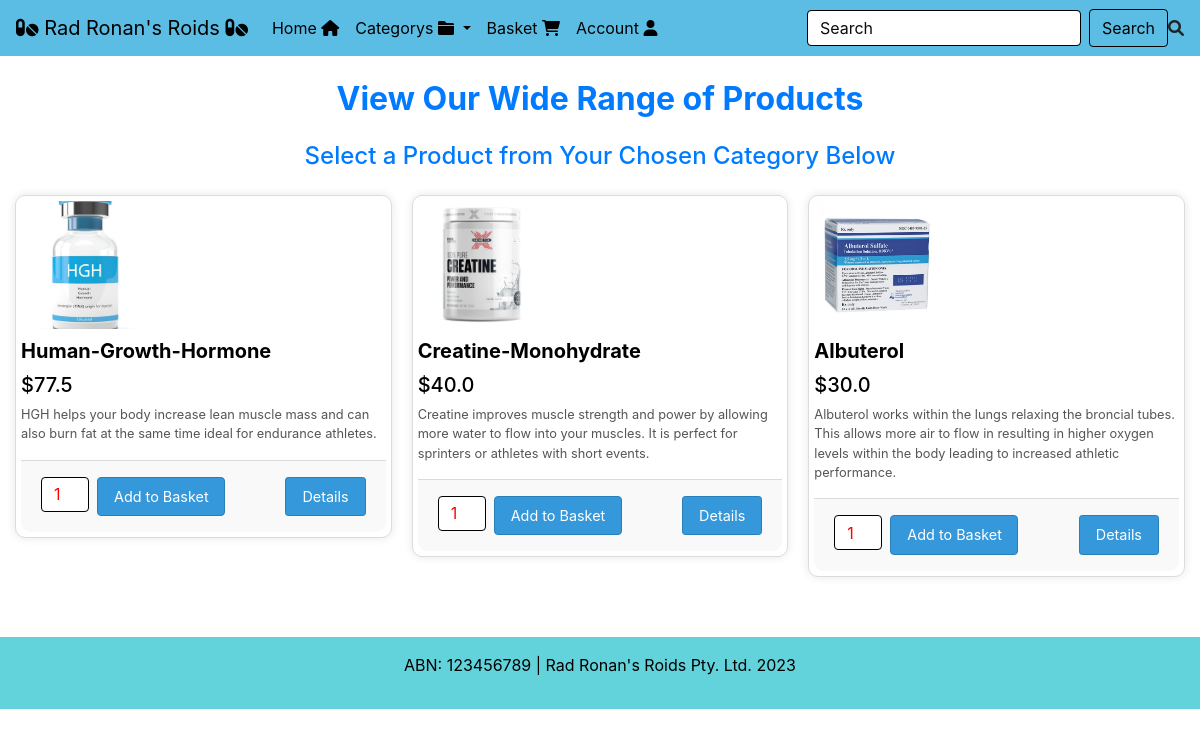
The app's page /products/2 with its own data.
### webapp/mymodels.py (models this page shows, shortened)
class Product(db.Model):
    __tablename__ = "Product"
    id = db.Column(db.Integer, primary_key=True)
    name = db.Column(db.String(100), nullable=False)
    price = db.Column(db.Float, nullable=False)
    description = db.Column(db.String(255))
    image = db.Column(db.String(60), nullable=False, default="defaultcity.jpg")
    quantity = db.Column(db.Integer, nullable=False, default=1)
    itemdetails = db.Column(db.String(255))
    category_id = db.Column(db.Integer, db.ForeignKey("Category.id"), nullable=False)
    category = db.relationship("Category", back_populates="products")

### webapp/views.py (the view)
@main_bp.route("/products/<int:categoryid>")
def categoryproducts(categoryid):
    Products = Product.query.filter(Product.category_id == categoryid).all()
    return render_template("categoryproducts.html", Products=Products)

### webapp/templates/categoryproducts.html (shortened to what this page needs)
{% extends 'base.html' %} {% block main %}
<section>
  <div style="margin-top: 5rem" class="text-dark text-center">
    <div>
      <p class="h2 font-weight-bold text-primary mb-4">
        View Our Wide Range of Products
      </p>
      <p class="h4 text-primary mb-4">
        Select a Product from Your Chosen Category Below
      </p>
    </div>
  </div>
  <div class="card-columns">
    {% for product in Products %}
    <div class="card custom-card">
      <img
        class="samesizeimg"
        src="{{ url_for('static', filename= product.image) }}"
        alt="Card image"
      />
      <h4 class="card-title">{{ product.name }}</h4>
      <h5>${{product.price}}</h5>
      <p class="card-text">{{ product.description }}</p>
      <div class="card-footer py-3">
        <div class="row">
          <div class="col-12 col-md-6 mb-2 mb-md-0">
            <form
              class="d-flex"
              action="{{ url_for('main.order') }}"
              method="POST"
            >
              <input
                type="number"
                class="form-control mr-2"
                name="quantity"
                value="1"
                min="1"
                max="20"
                style="width: 3rem"
              />
              <input
                type="submit"
                class="btn btn-md btn-primary"
                value="Add to Basket"
                style="width: 8rem"
              />
            </form>
          </div>
          <div class="col-12 col-md-6 text-md-right mt-2 mt-md-0">
            <a
              href="{{ url_for('main.itemdetailspage', product_id=product.id) }}"
              class="btn btn-sm btn-primary"
              >Details</a
            >
          </div>
        </div>
      </div>
    </div>
    {% endfor %}
  </div>
</section>
{% endblock %}

### webapp/static/products.css (style rules this page uses)
.form-control::placeholder { color: rgb(10, 12, 13); }
.form-control { border-color: rgb(103, 202, 227); color: rgb(78, 231, 255); }
.form-control { height: 35px; }
.form-control { border-color: rgb(0, 0, 0); color: red; }
.samesizeimg { width: 6rem; height: 6rem; object-fit: cover; }
.card { border-radius: 20px; color: black; padding: 5px; }

### webapp/static/itemdetails.css (style rules this page uses)
.form-control::placeholder { color: rgb(10, 12, 13); }
.form-control { border-color: rgb(103, 202, 227); color: rgb(78, 231, 255); }
.samesizeimg { width: 200px; height: 200px; object-fit: cover; }
.card { border-radius: 20px; color: black; padding: 5px; }
.form-control { height: 35px; }

### webapp/static/orderconfirm.css (style rules this page uses)
.form-control::placeholder { color: rgb(10, 12, 13); }
.form-control { border-color: rgb(103, 202, 227); color: rgb(78, 231, 255); }
.form-control { height: 35px; }
.form-control { border-color: rgb(0, 0, 0); color: red; }
.samesizeimg { width: 6rem; height: 6rem; object-fit: cover; }
.card { border-radius: 20px; color: black; padding: 5px; }

### webapp/templates/base.html (style rules this page uses)
html { font-size: 16px; }
.form-control::placeholder { color: rgb(10, 12, 13); }
.form-control { border-color: rgb(103, 202, 227); color: rgb(78, 231, 255); }
.form-control { height: 2.2rem; }
.form-control { border-color: rgb(0, 0, 0); color: red; }
.samesizeimg { width: 8rem; height: 8rem; object-fit: cover; }
.card { border-radius: 20px; color: black; padding: 5px; transition: all 0.3s ease; }
.custom-card { border: 1px solid #dcdcdc; border-radius: 10px; margin-bottom: 20px; background-color: #ffffff; width: 15rem; box-shadow: 0 0 10px rgba(0, 0, 0, 0.1); }
.custom-card .card-title { font-size: 1.25rem; font-weight: bold; margin: 10px 0; }
.custom-card .card-text { font-size: 0.8rem; color: #555; }
.custom-card .card-footer { background-color: #f9f9f9; padding: 10px 20px; border-bottom-left-radius: 10px; border-bottom-right-radius: 10px; }
.custom-card .btn-primary { background-color: #3498db; border-color: #2980b9; color: #fff; padding: 8px 16px; font-size: 0.9rem; }

### records on screen
Product: image (picture), name "Human-Growth-Hormone", price "77.5", description "HGH helps your body increase lean muscle mass and can also burn fat at the same time ideal for endurance athletes."
Product: image (picture), name "Creatine-Monohydrate", price "40.0", description "Creatine improves muscle strength and power by allowing more water to flow into your muscles. It is perfect for sprinters or athletes with short events."
Product: image (picture), name "Albuterol", price "30.0", description "Albuterol works within the lungs relaxing the broncial tubes. This allows more air to flow in resulting in higher oxygen levels within the body leading to increased athletic performance."
